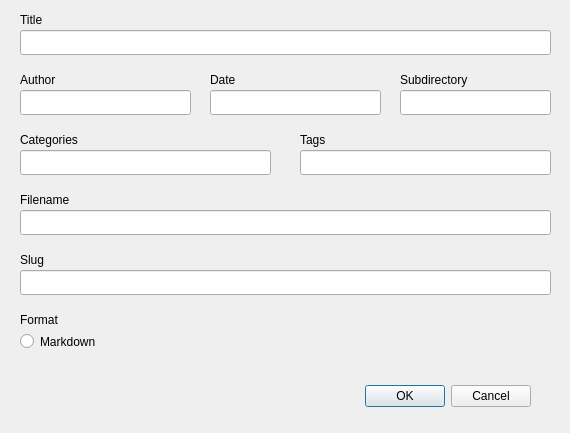
<?xml version="1.0" encoding="UTF-8"?>
<ui version="4.0">
 <class>NewPostDialog</class>
 <widget class="QDialog" name="NewPostDialog">
  <property name="geometry">
   <rect>
    <x>0</x>
    <y>0</y>
    <width>570</width>
    <height>433</height>
   </rect>
  </property>
  <property name="windowTitle">
   <string>New Post</string>
  </property>
  <widget class="QDialogButtonBox" name="buttonBox">
   <property name="geometry">
    <rect>
     <x>190</x>
     <y>380</y>
     <width>341</width>
     <height>32</height>
    </rect>
   </property>
   <property name="orientation">
    <enum>Qt::Horizontal</enum>
   </property>
   <property name="standardButtons">
    <set>QDialogButtonBox::Cancel|QDialogButtonBox::Ok</set>
   </property>
  </widget>
  <widget class="QLabel" name="label">
   <property name="geometry">
    <rect>
     <x>20</x>
     <y>10</y>
     <width>47</width>
     <height>19</height>
    </rect>
   </property>
   <property name="text">
    <string>Title</string>
   </property>
  </widget>
  <widget class="QLineEdit" name="lineEdit">
   <property name="geometry">
    <rect>
     <x>20</x>
     <y>30</y>
     <width>531</width>
     <height>25</height>
    </rect>
   </property>
  </widget>
  <widget class="QLabel" name="label_2">
   <property name="geometry">
    <rect>
     <x>20</x>
     <y>70</y>
     <width>47</width>
     <height>19</height>
    </rect>
   </property>
   <property name="text">
    <string>Author</string>
   </property>
  </widget>
  <widget class="QLabel" name="label_3">
   <property name="geometry">
    <rect>
     <x>210</x>
     <y>70</y>
     <width>47</width>
     <height>19</height>
    </rect>
   </property>
   <property name="text">
    <string>Date</string>
   </property>
  </widget>
  <widget class="QLabel" name="label_4">
   <property name="geometry">
    <rect>
     <x>400</x>
     <y>70</y>
     <width>71</width>
     <height>19</height>
    </rect>
   </property>
   <property name="text">
    <string>Subdirectory</string>
   </property>
  </widget>
  <widget class="QLineEdit" name="lineEdit_2">
   <property name="geometry">
    <rect>
     <x>20</x>
     <y>90</y>
     <width>171</width>
     <height>25</height>
    </rect>
   </property>
  </widget>
  <widget class="QLineEdit" name="lineEdit_3">
   <property name="geometry">
    <rect>
     <x>210</x>
     <y>90</y>
     <width>171</width>
     <height>25</height>
    </rect>
   </property>
  </widget>
  <widget class="QLineEdit" name="lineEdit_4">
   <property name="geometry">
    <rect>
     <x>400</x>
     <y>90</y>
     <width>151</width>
     <height>25</height>
    </rect>
   </property>
  </widget>
  <widget class="QLabel" name="label_5">
   <property name="geometry">
    <rect>
     <x>20</x>
     <y>130</y>
     <width>61</width>
     <height>19</height>
    </rect>
   </property>
   <property name="text">
    <string>Categories</string>
   </property>
  </widget>
  <widget class="QLineEdit" name="lineEdit_5">
   <property name="geometry">
    <rect>
     <x>20</x>
     <y>150</y>
     <width>251</width>
     <height>25</height>
    </rect>
   </property>
  </widget>
  <widget class="QLineEdit" name="lineEdit_6">
   <property name="geometry">
    <rect>
     <x>300</x>
     <y>150</y>
     <width>251</width>
     <height>25</height>
    </rect>
   </property>
  </widget>
  <widget class="QLabel" name="label_6">
   <property name="geometry">
    <rect>
     <x>300</x>
     <y>130</y>
     <width>61</width>
     <height>19</height>
    </rect>
   </property>
   <property name="text">
    <string>Tags</string>
   </property>
  </widget>
  <widget class="QLineEdit" name="lineEdit_7">
   <property name="geometry">
    <rect>
     <x>20</x>
     <y>210</y>
     <width>531</width>
     <height>25</height>
    </rect>
   </property>
  </widget>
  <widget class="QLabel" name="label_7">
   <property name="geometry">
    <rect>
     <x>20</x>
     <y>190</y>
     <width>61</width>
     <height>19</height>
    </rect>
   </property>
   <property name="text">
    <string>Filename</string>
   </property>
  </widget>
  <widget class="QLabel" name="label_8">
   <property name="geometry">
    <rect>
     <x>20</x>
     <y>250</y>
     <width>61</width>
     <height>19</height>
    </rect>
   </property>
   <property name="text">
    <string>Slug</string>
   </property>
  </widget>
  <widget class="QLineEdit" name="lineEdit_8">
   <property name="geometry">
    <rect>
     <x>20</x>
     <y>270</y>
     <width>531</width>
     <height>25</height>
    </rect>
   </property>
  </widget>
  <widget class="QLabel" name="label_9">
   <property name="geometry">
    <rect>
     <x>20</x>
     <y>310</y>
     <width>61</width>
     <height>19</height>
    </rect>
   </property>
   <property name="text">
    <string>Format</string>
   </property>
  </widget>
  <widget class="QRadioButton" name="radioButton">
   <property name="geometry">
    <rect>
     <x>20</x>
     <y>330</y>
     <width>84</width>
     <height>23</height>
    </rect>
   </property>
   <property name="text">
    <string>Markdown</string>
   </property>
  </widget>
 </widget>
 <resources/>
 <connections>
  <connection>
   <sender>buttonBox</sender>
   <signal>accepted()</signal>
   <receiver>NewPostDialog</receiver>
   <slot>accept()</slot>
   <hints>
    <hint type="sourcelabel">
     <x>248</x>
     <y>254</y>
    </hint>
    <hint type="destinationlabel">
     <x>157</x>
     <y>274</y>
    </hint>
   </hints>
  </connection>
  <connection>
   <sender>buttonBox</sender>
   <signal>rejected()</signal>
   <receiver>NewPostDialog</receiver>
   <slot>reject()</slot>
   <hints>
    <hint type="sourcelabel">
     <x>316</x>
     <y>260</y>
    </hint>
    <hint type="destinationlabel">
     <x>286</x>
     <y>274</y>
    </hint>
   </hints>
  </connection>
 </connections>
</ui>
